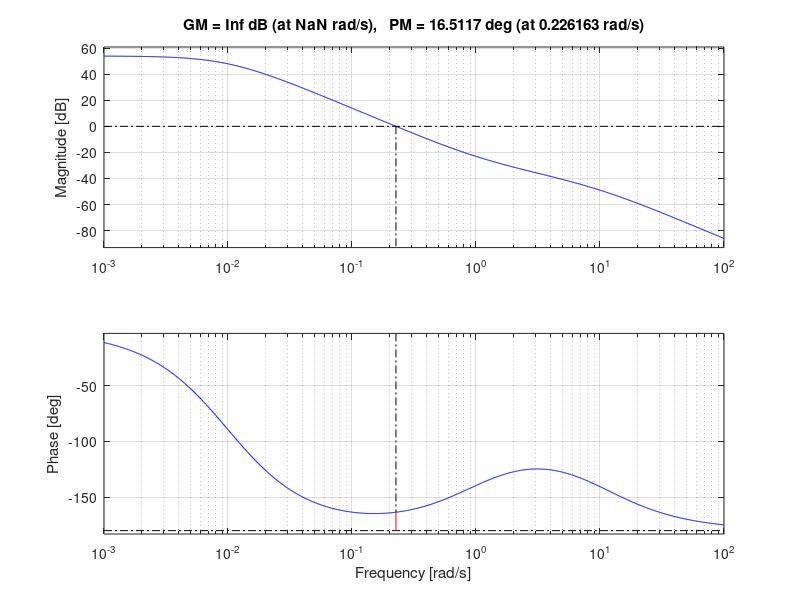

The MATLAB script that drew this image:
%% Problem 4

% part a)

% write the atomic transfer functions as
% u -> + -> M - - -> N -> y
%      |        |
%      --- -1 ---

a = 1

M = tf([1, a], [1, 19*a])
N = tf(1, [1, 0.02*a, 0.0001*a^2])

P = N * feedback(M, 1)

% check with
P_check = tf([1,a], [1, 10*a]) * tf(1, [1, 0.02*a, 0.0001]) * 1/2
isequal(P, P_check)

% part b)
figure(1); clf;

L = P*1
bode(L)
margin(L)